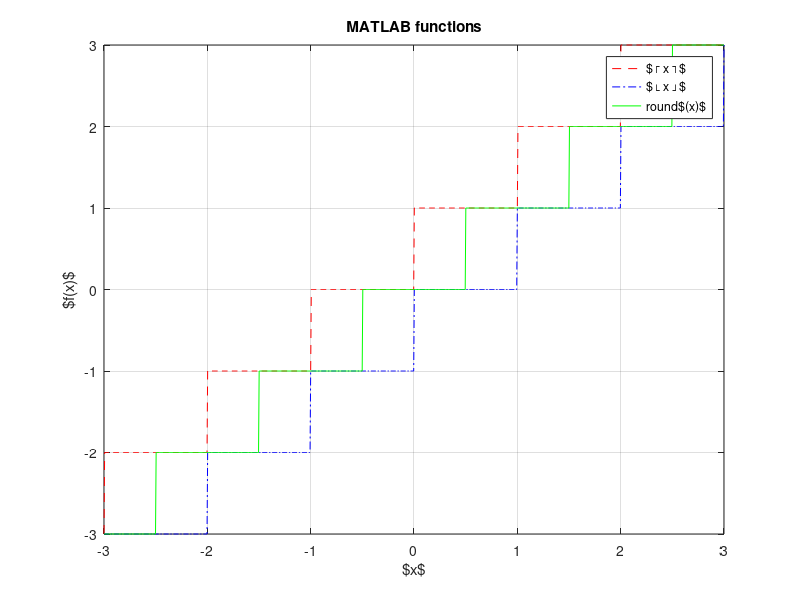
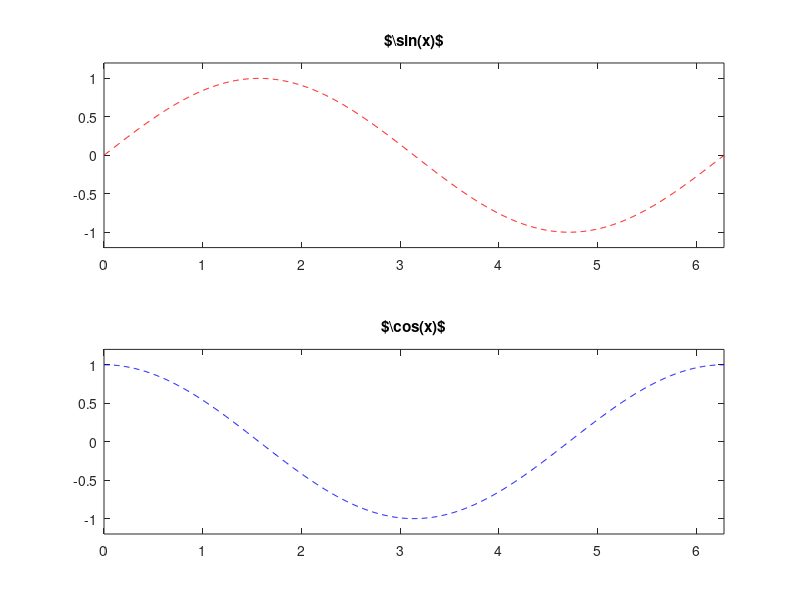

Write the MATLAB code that produced these figures, in order.
% Dynamic macroeconomics 1 | ITAM | Spring 2022
% 1st problem set
% Carlos Lezama
% Plots

x = linspace(-3, 3, 1000);

figure;

plot(x, ceil(x), '--r', x, floor(x), '-.b', x, round(x), '-g')
title('MATLAB functions')
xlabel('$x$')
ylabel('$f(x)$')
legend('$\lceil x \rceil$', '$\lfloor x \rfloor$', 'round$(x)$')
grid on

x = linspace(0, 2 * pi, 1000);

figure;

subplot(2, 1, 1)
plot(x, sin(x), '--r')
title('$\sin(x)$')
axis([0, 2 * pi, -1.2, 1.2])
subplot(2, 1, 2)
plot(x, cos(x), '--b')
title('$\cos(x)$')
axis([0, 2 * pi, -1.2, 1.2])
